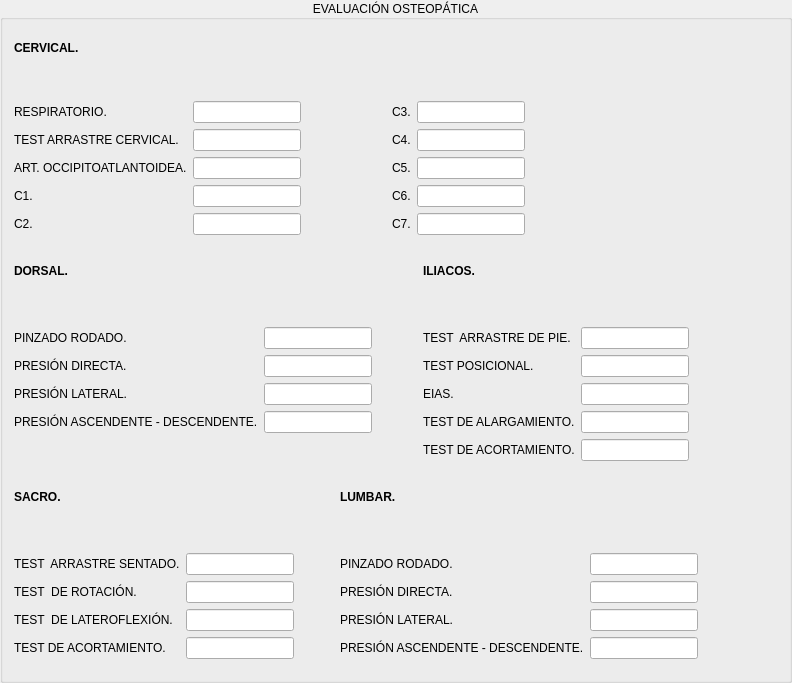
             <widget class="QGroupBox" name="groupBox_13">
              <property name="title">
               <string>EVALUACIÓN OSTEOPÁTICA</string>
              </property>
              <property name="alignment">
               <set>Qt::AlignCenter</set>
              </property>
              <layout class="QGridLayout" name="gridLayout_74">
               <item row="0" column="0">
                <layout class="QGridLayout" name="gridLayout_75" rowstretch="0,0,0,0,0,0,0,0" columnstretch="0,0,0,0,0,0,0,0,0">
                 <property name="topMargin">
                  <number>10</number>
                 </property>
                 <property name="rightMargin">
                  <number>0</number>
                 </property>
                 <property name="bottomMargin">
                  <number>10</number>
                 </property>
                 <property name="horizontalSpacing">
                  <number>6</number>
                 </property>
                 <item row="7" column="5">
                  <widget class="QLineEdit" name="iEvaCerviC7_3"/>
                 </item>
                 <item row="0" column="0">
                  <widget class="QLabel" name="label_484">
                   <property name="text">
                    <string>&lt;html&gt;&lt;head/&gt;&lt;body&gt;&lt;p&gt;&lt;span style=&quot; font-weight:600;&quot;&gt;CERVICAL.&lt;/span&gt;&lt;/p&gt;&lt;/body&gt;&lt;/html&gt;</string>
                   </property>
                  </widget>
                 </item>
                 <item row="2" column="3">
                  <spacer name="horizontalSpacer_99">
                   <property name="orientation">
                    <enum>Qt::Horizontal</enum>
                   </property>
                   <property name="sizeHint" stdset="0">
                    <size>
                     <width>40</width>
                     <height>20</height>
                    </size>
                   </property>
                  </spacer>
                 </item>
                 <item row="5" column="0">
                  <widget class="QLabel" name="label_485">
                   <property name="text">
                    <string>ART. OCCIPITOATLANTOIDEA.</string>
                   </property>
                  </widget>
                 </item>
                 <item row="6" column="4">
                  <widget class="QLabel" name="label_486">
                   <property name="text">
                    <string>C6.</string>
                   </property>
                  </widget>
                 </item>
                 <item row="7" column="0">
                  <widget class="QLabel" name="label_487">
                   <property name="text">
                    <string>C2.</string>
                   </property>
                  </widget>
                 </item>
                 <item row="2" column="7">
                  <spacer name="horizontalSpacer_100">
                   <property name="orientation">
                    <enum>Qt::Horizontal</enum>
                   </property>
                   <property name="sizeHint" stdset="0">
                    <size>
                     <width>40</width>
                     <height>20</height>
                    </size>
                   </property>
                  </spacer>
                 </item>
                 <item row="6" column="0">
                  <widget class="QLabel" name="label_488">
                   <property name="text">
                    <string>C1.</string>
                   </property>
                  </widget>
                 </item>
                 <item row="7" column="1">
                  <widget class="QLineEdit" name="iEvaCerviC2_3"/>
                 </item>
                 <item row="2" column="5">
                  <widget class="QLineEdit" name="iEvaCerviC3_3"/>
                 </item>
                 <item row="5" column="5">
                  <widget class="QLineEdit" name="iEvaCerviC5_3"/>
                 </item>
                 <item row="7" column="4">
                  <widget class="QLabel" name="label_489">
                   <property name="text">
                    <string>C7.</string>
                   </property>
                  </widget>
                 </item>
                 <item row="5" column="1">
                  <widget class="QLineEdit" name="iEvaCerviAOcc_3"/>
                 </item>
                 <item row="4" column="4">
                  <widget class="QLabel" name="label_490">
                   <property name="text">
                    <string>C4.</string>
                   </property>
                  </widget>
                 </item>
                 <item row="1" column="0">
                  <spacer name="verticalSpacer_21">
                   <property name="orientation">
                    <enum>Qt::Vertical</enum>
                   </property>
                   <property name="sizeHint" stdset="0">
                    <size>
                     <width>20</width>
                     <height>40</height>
                    </size>
                   </property>
                  </spacer>
                 </item>
                 <item row="6" column="5">
                  <widget class="QLineEdit" name="iEvaCerviC6_3"/>
                 </item>
                 <item row="5" column="4">
                  <widget class="QLabel" name="label_491">
                   <property name="text">
                    <string>C5.</string>
                   </property>
                  </widget>
                 </item>
                 <item row="6" column="1">
                  <widget class="QLineEdit" name="iEvaCerviC1_3"/>
                 </item>
                 <item row="2" column="6">
                  <spacer name="horizontalSpacer_101">
                   <property name="orientation">
                    <enum>Qt::Horizontal</enum>
                   </property>
                   <property name="sizeHint" stdset="0">
                    <size>
                     <width>40</width>
                     <height>20</height>
                    </size>
                   </property>
                  </spacer>
                 </item>
                 <item row="2" column="4">
                  <widget class="QLabel" name="label_492">
                   <property name="text">
                    <string>C3.</string>
                   </property>
                  </widget>
                 </item>
                 <item row="2" column="1">
                  <widget class="QLineEdit" name="iEvaCerviRespi_3"/>
                 </item>
                 <item row="4" column="5">
                  <widget class="QLineEdit" name="iEvaCerviC4_3"/>
                 </item>
                 <item row="4" column="0">
                  <widget class="QLabel" name="label_493">
                   <property name="text">
                    <string>TEST ARRASTRE CERVICAL.</string>
                   </property>
                  </widget>
                 </item>
                 <item row="2" column="0">
                  <widget class="QLabel" name="label_494">
                   <property name="text">
                    <string>RESPIRATORIO.</string>
                   </property>
                  </widget>
                 </item>
                 <item row="4" column="1">
                  <widget class="QLineEdit" name="iEvaCerviTArCervi_3"/>
                 </item>
                 <item row="2" column="8">
                  <spacer name="horizontalSpacer_102">
                   <property name="orientation">
                    <enum>Qt::Horizontal</enum>
                   </property>
                   <property name="sizeHint" stdset="0">
                    <size>
                     <width>40</width>
                     <height>20</height>
                    </size>
                   </property>
                  </spacer>
                 </item>
                </layout>
               </item>
               <item row="1" column="0">
                <layout class="QGridLayout" name="gridLayout_76" rowstretch="0,0,0,0,0,0,0,0" columnstretch="0,0,0,0,0,0,0,0">
                 <property name="topMargin">
                  <number>10</number>
                 </property>
                 <property name="rightMargin">
                  <number>0</number>
                 </property>
                 <property name="bottomMargin">
                  <number>10</number>
                 </property>
                 <property name="horizontalSpacing">
                  <number>6</number>
                 </property>
                 <item row="0" column="0">
                  <widget class="QLabel" name="label_495">
                   <property name="text">
                    <string>&lt;html&gt;&lt;head/&gt;&lt;body&gt;&lt;p&gt;&lt;span style=&quot; font-weight:600;&quot;&gt;DORSAL.&lt;/span&gt;&lt;/p&gt;&lt;/body&gt;&lt;/html&gt;</string>
                   </property>
                  </widget>
                 </item>
                 <item row="5" column="4">
                  <widget class="QLabel" name="label_496">
                   <property name="text">
                    <string>EIAS.</string>
                   </property>
                  </widget>
                 </item>
                 <item row="4" column="0">
                  <widget class="QLabel" name="label_497">
                   <property name="text">
                    <string>PRESIÓN DIRECTA.</string>
                   </property>
                  </widget>
                 </item>
                 <item row="4" column="1">
                  <widget class="QLineEdit" name="iEvaDorPreDirec_3"/>
                 </item>
                 <item row="6" column="4">
                  <widget class="QLabel" name="label_498">
                   <property name="text">
                    <string>TEST DE ALARGAMIENTO.</string>
                   </property>
                  </widget>
                 </item>
                 <item row="0" column="4" colspan="2">
                  <widget class="QLabel" name="label_499">
                   <property name="text">
                    <string>&lt;html&gt;&lt;head/&gt;&lt;body&gt;&lt;p&gt;&lt;span style=&quot; font-weight:600;&quot;&gt;ILIACOS.&lt;/span&gt;&lt;/p&gt;&lt;/body&gt;&lt;/html&gt;</string>
                   </property>
                  </widget>
                 </item>
                 <item row="6" column="5">
                  <widget class="QLineEdit" name="iEvaIliaTAlarga_3"/>
                 </item>
                 <item row="1" column="0">
                  <spacer name="verticalSpacer_22">
                   <property name="orientation">
                    <enum>Qt::Vertical</enum>
                   </property>
                   <property name="sizeHint" stdset="0">
                    <size>
                     <width>20</width>
                     <height>40</height>
                    </size>
                   </property>
                  </spacer>
                 </item>
                 <item row="2" column="4">
                  <widget class="QLabel" name="label_500">
                   <property name="text">
                    <string>TEST  ARRASTRE DE PIE.</string>
                   </property>
                  </widget>
                 </item>
                 <item row="2" column="1">
                  <widget class="QLineEdit" name="iEvaDorPinRod_3"/>
                 </item>
                 <item row="2" column="5">
                  <widget class="QLineEdit" name="iEvaIliaTArPie_3"/>
                 </item>
                 <item row="2" column="0">
                  <widget class="QLabel" name="label_501">
                   <property name="text">
                    <string>PINZADO RODADO.</string>
                   </property>
                  </widget>
                 </item>
                 <item row="5" column="1">
                  <widget class="QLineEdit" name="iEvaDorPreLat_3"/>
                 </item>
                 <item row="6" column="0">
                  <widget class="QLabel" name="label_502">
                   <property name="text">
                    <string>PRESIÓN ASCENDENTE - DESCENDENTE.</string>
                   </property>
                  </widget>
                 </item>
                 <item row="4" column="4">
                  <widget class="QLabel" name="label_503">
                   <property name="text">
                    <string>TEST POSICIONAL.</string>
                   </property>
                  </widget>
                 </item>
                 <item row="5" column="5">
                  <widget class="QLineEdit" name="iEvaIliaEias_3"/>
                 </item>
                 <item row="4" column="5">
                  <widget class="QLineEdit" name="iEvaIliaTPos_3"/>
                 </item>
                 <item row="6" column="1">
                  <widget class="QLineEdit" name="iEvaDorPreAD_3"/>
                 </item>
                 <item row="2" column="3">
                  <spacer name="horizontalSpacer_103">
                   <property name="orientation">
                    <enum>Qt::Horizontal</enum>
                   </property>
                   <property name="sizeHint" stdset="0">
                    <size>
                     <width>40</width>
                     <height>20</height>
                    </size>
                   </property>
                  </spacer>
                 </item>
                 <item row="5" column="0">
                  <widget class="QLabel" name="label_504">
                   <property name="text">
                    <string>PRESIÓN LATERAL.</string>
                   </property>
                  </widget>
                 </item>
                 <item row="7" column="4">
                  <widget class="QLabel" name="label_505">
                   <property name="text">
                    <string>TEST DE ACORTAMIENTO.</string>
                   </property>
                  </widget>
                 </item>
                 <item row="7" column="5">
                  <widget class="QLineEdit" name="iEvaIliaTAcor_3"/>
                 </item>
                 <item row="0" column="6">
                  <spacer name="horizontalSpacer_104">
                   <property name="orientation">
                    <enum>Qt::Horizontal</enum>
                   </property>
                   <property name="sizeHint" stdset="0">
                    <size>
                     <width>40</width>
                     <height>20</height>
                    </size>
                   </property>
                  </spacer>
                 </item>
                 <item row="0" column="7">
                  <spacer name="horizontalSpacer_105">
                   <property name="orientation">
                    <enum>Qt::Horizontal</enum>
                   </property>
                   <property name="sizeHint" stdset="0">
                    <size>
                     <width>40</width>
                     <height>20</height>
                    </size>
                   </property>
                  </spacer>
                 </item>
                </layout>
               </item>
               <item row="2" column="0">
                <layout class="QGridLayout" name="gridLayout_77" rowstretch="0,0,0,0,0,0,0" columnstretch="0,0,0,0,0,0,0,0">
                 <property name="topMargin">
                  <number>10</number>
                 </property>
                 <property name="rightMargin">
                  <number>0</number>
                 </property>
                 <property name="bottomMargin">
                  <number>10</number>
                 </property>
                 <property name="horizontalSpacing">
                  <number>6</number>
                 </property>
                 <item row="2" column="5">
                  <widget class="QLineEdit" name="iEvaLumbarPinRoda_3"/>
                 </item>
                 <item row="6" column="5">
                  <widget class="QLineEdit" name="iEvaLumbarPreAD_3"/>
                 </item>
                 <item row="2" column="4">
                  <widget class="QLabel" name="label_506">
                   <property name="text">
                    <string>PINZADO RODADO.</string>
                   </property>
                  </widget>
                 </item>
                 <item row="5" column="4">
                  <widget class="QLabel" name="label_507">
                   <property name="text">
                    <string>PRESIÓN LATERAL.</string>
                   </property>
                  </widget>
                 </item>
                 <item row="5" column="1">
                  <widget class="QLineEdit" name="iEvaSacroTLater_3"/>
                 </item>
                 <item row="0" column="0">
                  <widget class="QLabel" name="label_508">
                   <property name="text">
                    <string>&lt;html&gt;&lt;head/&gt;&lt;body&gt;&lt;p&gt;&lt;span style=&quot; font-weight:600;&quot;&gt;SACRO.&lt;/span&gt;&lt;/p&gt;&lt;/body&gt;&lt;/html&gt;</string>
                   </property>
                  </widget>
                 </item>
                 <item row="4" column="4">
                  <widget class="QLabel" name="label_509">
                   <property name="text">
                    <string>PRESIÓN DIRECTA.</string>
                   </property>
                  </widget>
                 </item>
                 <item row="1" column="0">
                  <spacer name="verticalSpacer_23">
                   <property name="orientation">
                    <enum>Qt::Vertical</enum>
                   </property>
                   <property name="sizeHint" stdset="0">
                    <size>
                     <width>20</width>
                     <height>40</height>
                    </size>
                   </property>
                  </spacer>
                 </item>
                 <item row="2" column="1">
                  <widget class="QLineEdit" name="iEvaSacroTArSentado_3"/>
                 </item>
                 <item row="5" column="5">
                  <widget class="QLineEdit" name="iEvaLumbarPreLater_3"/>
                 </item>
                 <item row="5" column="0">
                  <widget class="QLabel" name="label_510">
                   <property name="text">
                    <string>TEST  DE LATEROFLEXIÓN.</string>
                   </property>
                  </widget>
                 </item>
                 <item row="4" column="1">
                  <widget class="QLineEdit" name="iEvaSacroTRota_3"/>
                 </item>
                 <item row="4" column="0">
                  <widget class="QLabel" name="label_511">
                   <property name="text">
                    <string>TEST  DE ROTACIÓN.</string>
                   </property>
                  </widget>
                 </item>
                 <item row="4" column="5">
                  <widget class="QLineEdit" name="iEvaLumbarPreDirec_3"/>
                 </item>
                 <item row="6" column="4">
                  <widget class="QLabel" name="label_512">
                   <property name="text">
                    <string>PRESIÓN ASCENDENTE - DESCENDENTE.</string>
                   </property>
                  </widget>
                 </item>
                 <item row="0" column="6">
                  <spacer name="horizontalSpacer_106">
                   <property name="orientation">
                    <enum>Qt::Horizontal</enum>
                   </property>
                   <property name="sizeHint" stdset="0">
                    <size>
                     <width>40</width>
                     <height>20</height>
                    </size>
                   </property>
                  </spacer>
                 </item>
                 <item row="2" column="3">
                  <spacer name="horizontalSpacer_107">
                   <property name="orientation">
                    <enum>Qt::Horizontal</enum>
                   </property>
                   <property name="sizeHint" stdset="0">
                    <size>
                     <width>40</width>
                     <height>20</height>
                    </size>
                   </property>
                  </spacer>
                 </item>
                 <item row="0" column="7">
                  <spacer name="horizontalSpacer_108">
                   <property name="orientation">
                    <enum>Qt::Horizontal</enum>
                   </property>
                   <property name="sizeHint" stdset="0">
                    <size>
                     <width>40</width>
                     <height>20</height>
                    </size>
                   </property>
                  </spacer>
                 </item>
                 <item row="0" column="4" colspan="2">
                  <widget class="QLabel" name="label_513">
                   <property name="text">
                    <string>&lt;html&gt;&lt;head/&gt;&lt;body&gt;&lt;p&gt;&lt;span style=&quot; font-weight:600;&quot;&gt;LUMBAR.&lt;/span&gt;&lt;/p&gt;&lt;/body&gt;&lt;/html&gt;</string>
                   </property>
                  </widget>
                 </item>
                 <item row="6" column="0">
                  <widget class="QLabel" name="label_514">
                   <property name="text">
                    <string>TEST DE ACORTAMIENTO.</string>
                   </property>
                  </widget>
                 </item>
                 <item row="2" column="0">
                  <widget class="QLabel" name="label_515">
                   <property name="text">
                    <string>TEST  ARRASTRE SENTADO.</string>
                   </property>
                  </widget>
                 </item>
                 <item row="6" column="1">
                  <widget class="QLineEdit" name="iEvaSacroTAcor_3"/>
                 </item>
                </layout>
               </item>
              </layout>
             </widget>
